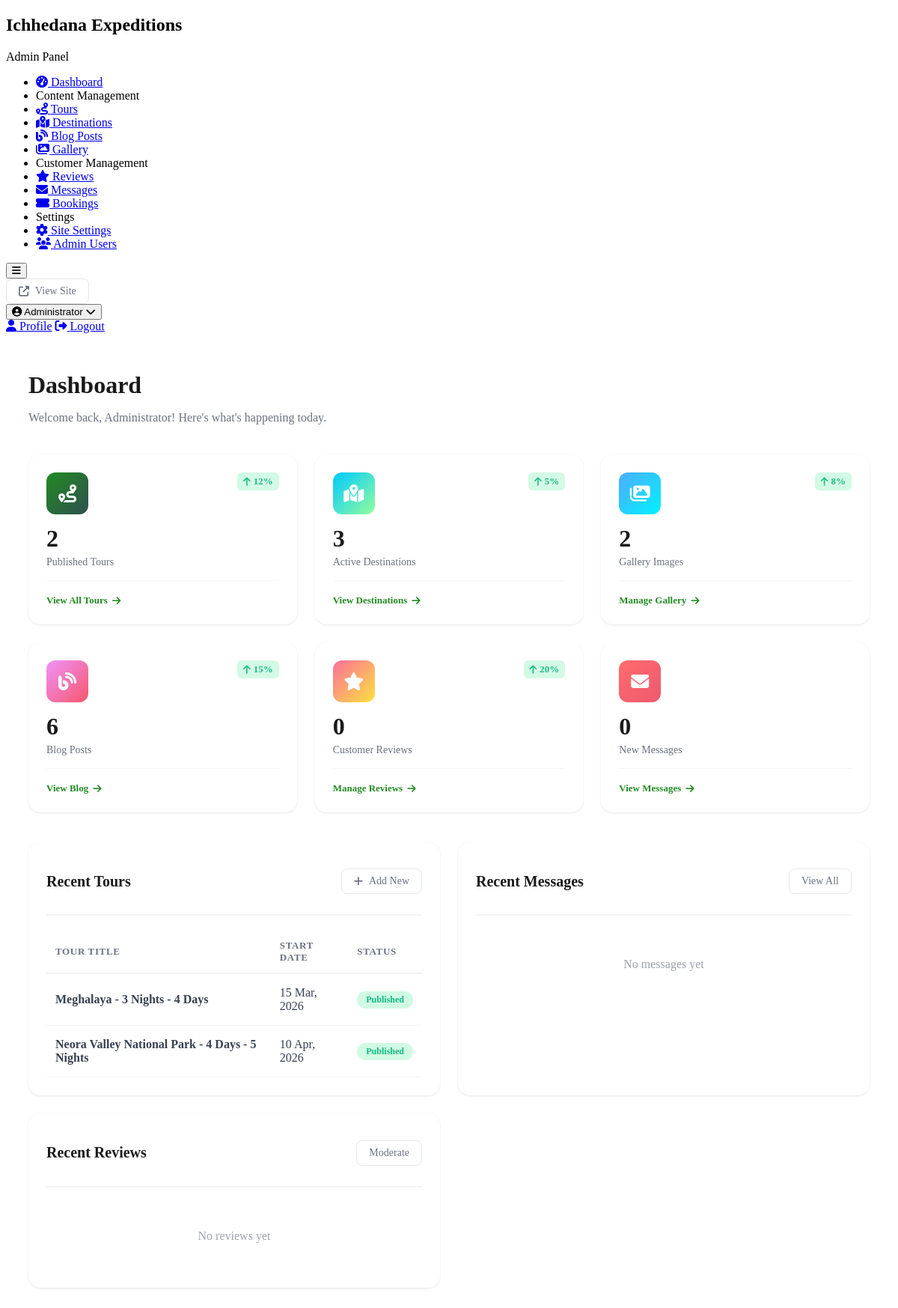
/admin/index.php (signed in), run on the app's committed database.
### tables this page shows
CREATE TABLE IF NOT EXISTS tours (
    id INT AUTO_INCREMENT PRIMARY KEY,
    title VARCHAR(255) NOT NULL,
    slug VARCHAR(300) UNIQUE NOT NULL,
    destination_id INT,
    short_description TEXT,
    full_description TEXT,
    itinerary TEXT,
    duration_days INT NOT NULL,
    duration_nights INT NOT NULL,
    start_date DATE,
    end_date DATE,
    price DECIMAL(10, 2),
    max_participants INT DEFAULT 10,
    difficulty_level ENUM('easy', 'moderate', 'challenging') DEFAULT 'moderate',
    included_services TEXT,
    excluded_services TEXT,
    accommodation_details TEXT,
    photography_highlights TEXT,
    featured_image VARCHAR(255),
    gallery_images TEXT,
    meta_title VARCHAR(255),
    meta_description TEXT,
    meta_keywords VARCHAR(255),
    status ENUM('published', 'draft', 'archived') DEFAULT 'draft',
    featured BOOLEAN DEFAULT FALSE,
    display_order INT DEFAULT 0,
    created_at TIMESTAMP DEFAULT CURRENT_TIMESTAMP,
    updated_at TIMESTAMP DEFAULT CURRENT_TIMESTAMP ON UPDATE CURRENT_TIMESTAMP,
    FOREIGN KEY (destination_id) REFERENCES destinations(id) ON DELETE SET NULL
);

### includes/functions.php (called while the page is built, shortened)
<?php
function formatDate($date, $format = DATE_FORMAT) {
    return date($format, strtotime($date));
}
function getLoggedInUser() {
    return $_SESSION[ADMIN_SESSION_KEY] ?? null;
}

### admin/index.php (the view, shortened to what this page needs)
<?php
require_once __DIR__ . '/../includes/functions.php';
require_once __DIR__ . '/includes/admin-header.php';
$db = Database::getInstance()->getConnection();
$stats = [];
$stats['tours'] = $db->query("SELECT COUNT(*) as count FROM tours WHERE status = 'published'")->fetch()['count'];
$stats['all_tours'] = $db->query("SELECT COUNT(*) as count FROM tours")->fetch()['count'];
$stats['destinations'] = $db->query("SELECT COUNT(*) as count FROM destinations WHERE status = 'published'")->fetch()['count'];
$stats['blog_posts'] = $db->query("SELECT COUNT(*) as count FROM blog_posts WHERE status = 'published'")->fetch()['count'];
$stats['gallery_images'] = $db->query("SELECT COUNT(*) as count FROM gallery WHERE status = 'published'")->fetch()['count'];
$stats['reviews'] = $db->query("SELECT COUNT(*) as count FROM reviews WHERE status = 'approved'")->fetch()['count'];
$stats['pending_reviews'] = $db->query("SELECT COUNT(*) as count FROM reviews WHERE status = 'pending'")->fetch()['count'];
$stats['contact_messages'] = $db->query("SELECT COUNT(*) as count FROM contact_messages WHERE status = 'new'")->fetch()['count'];
$stats['total_bookings'] = $db->query("SELECT COUNT(*) as count FROM tour_bookings")->fetch()['count'];
$recentTours = $db->query("SELECT * FROM tours ORDER BY created_at DESC LIMIT 5")->fetchAll();
$recentMessages = $db->query("SELECT * FROM contact_messages ORDER BY created_at DESC LIMIT 5")->fetchAll();
$recentReviews = $db->query("SELECT * FROM reviews ORDER BY created_at DESC LIMIT 5")->fetchAll();
?>
<div class="admin-content">
    <div class="content-header">
        <h1>Dashboard</h1>
        <p>Welcome back, <?php echo htmlspecialchars(getLoggedInUser()['full_name']); ?>! Here's what's happening today.</p>
    </div>
    <div class="stats-grid">
        <div class="stat-card">
            <div class="stat-card-header">
                <div class="stat-icon gradient-blue">
                    <i class="fas fa-route"></i>
                </div>
                <div class="stat-trend up">
                    <i class="fas fa-arrow-up"></i> 12%
                </div>
            </div>
            <div class="stat-content">
                <div class="stat-number"><?php echo $stats['tours']; ?></div>
                <div class="stat-label">Published Tours</div>
            </div>
            <div class="stat-footer">
                <a href="<?php echo ADMIN_URL; ?>/tours.php" class="stat-link">
                    View All Tours <i class="fas fa-arrow-right"></i>
                </a>
            </div>
        </div>
        <div class="stat-card">
            <div class="stat-card-header">
                <div class="stat-icon gradient-green">
                    <i class="fas fa-map-marked-alt"></i>
                </div>
                <div class="stat-trend up">
                    <i class="fas fa-arrow-up"></i> 5%
                </div>
            </div>
            <div class="stat-content">
                <div class="stat-number"><?php echo $stats['destinations']; ?></div>
                <div class="stat-label">Active Destinations</div>
            </div>
            <div class="stat-footer">
                <a href="<?php echo ADMIN_URL; ?>/destinations.php" class="stat-link">
                    View Destinations <i class="fas fa-arrow-right"></i>
                </a>
            </div>
        </div>
        <div class="stat-card">
            <div class="stat-card-header">
                <div class="stat-icon gradient-purple">
                    <i class="fas fa-images"></i>
                </div>
                <div class="stat-trend up">
                    <i class="fas fa-arrow-up"></i> 8%
                </div>
            </div>
            <div class="stat-content">
                <div class="stat-number"><?php echo $stats['gallery_images']; ?></div>
                <div class="stat-label">Gallery Images</div>
            </div>
            <div class="stat-footer">
                <a href="<?php echo ADMIN_URL; ?>/gallery.php" class="stat-link">
                    Manage Gallery <i class="fas fa-arrow-right"></i>
                </a>
            </div>
        </div>
        <div class="stat-card">
            <div class="stat-card-header">
                <div class="stat-icon gradient-orange">
                    <i class="fas fa-blog"></i>
                </div>
                <div class="stat-trend up">
                    <i class="fas fa-arrow-up"></i> 15%
                </div>
            </div>
            <div class="stat-content">
                <div class="stat-number"><?php echo $stats['blog_posts']; ?></div>
                <div class="stat-label">Blog Posts</div>
            </div>
            <div class="stat-footer">
                <a href="<?php echo ADMIN_URL; ?>/blog-posts.php" class="stat-link">
                    View Blog <i class="fas fa-arrow-right"></i>
                </a>
            </div>
        </div>
        <div class="stat-card">
            <div class="stat-card-header">
                <div class="stat-icon gradient-pink">
                    <i class="fas fa-star"></i>
                </div>
                <div class="stat-trend up">
                    <i class="fas fa-arrow-up"></i> 20%
                </div>
            </div>
            <div class="stat-content">
                <div class="stat-number"><?php echo $stats['reviews']; ?></div>
                <div class="stat-label">Customer Reviews</div>
            </div>
            <div class="stat-footer">
                <a href="<?php echo ADMIN_URL; ?>/reviews.php" class="stat-link">
                    Manage Reviews <i class="fas fa-arrow-right"></i>
                </a>
            </div>
        </div>
        <div class="stat-card">
            <div class="stat-card-header">
                <div class="stat-icon gradient-red">
                    <i class="fas fa-envelope"></i>
                </div>
            </div>
            <div class="stat-content">
                <div class="stat-number"><?php echo $stats['contact_messages']; ?></div>
                <div class="stat-label">New Messages</div>
            </div>
            <div class="stat-footer">
                <a href="<?php echo ADMIN_URL; ?>/messages.php" class="stat-link">
                    View Messages <i class="fas fa-arrow-right"></i>
                </a>
            </div>
        </div>
    </div>
    <div class="dashboard-grid">
        <div class="dashboard-section">
            <div class="section-header">
                <h2>Recent Tours</h2>
                <a href="<?php echo ADMIN_URL; ?>/tours.php" class="btn btn-outline">
                    <i class="fas fa-plus"></i> Add New
                </a>
            </div>
            <div class="table-responsive">
                <table class="table">
                    <thead>
                        <tr>
                            <th>Tour Title</th>
                            <th>Start Date</th>
                            <th>Status</th>
                        </tr>
                    </thead>
                    <tbody>
                        <?php if (!empty($recentTours)): ?>
                            <?php foreach ($recentTours as $tour): ?>
                            <tr>
                                <td><strong><?php echo htmlspecialchars($tour['title']); ?></strong></td>
                                <td><?php echo formatDate($tour['start_date']); ?></td>
                                <td><span class="badge badge-<?php echo $tour['status'] == 'published' ? 'success' : 'warning'; ?>"><?php echo ucfirst($tour['status']); ?></span></td>
                            </tr>
                            <?php endforeach; ?>
                        <?php else: ?>
                            <tr><td colspan="3" style="text-align: center; color: #9ca3af;">No tours yet</td></tr>
                        <?php endif; ?>
                    </tbody>
                </table>
            </div>
        </div>
        <div class="dashboard-section">
            <div class="section-header">
                <h2>Recent Messages</h2>
                <a href="<?php echo ADMIN_URL; ?>/messages.php" class="btn btn-outline">
                    View All
                </a>
            </div>
            <div class="messages-list">
                <?php if (!empty($recentMessages)): ?>
                    <?php foreach ($recentMessages as $message): ?>
                    <div class="message-item <?php echo $message['status'] == 'new' ? 'unread' : ''; ?>">
                        <div class="message-header">
                            <strong><?php echo htmlspecialchars($message['name']); ?></strong>
                            <span class="message-date"><?php echo formatDate($message['created_at'], DATETIME_FORMAT); ?></span>
                        </div>
                        <p class="message-preview"><?php echo truncateText($message['message'], 100); ?></p>
                    </div>
                    <?php endforeach; ?>
                <?php else: ?>
                    <p style="text-align: center; color: #9ca3af; padding: 20px;">No messages yet</p>
                <?php endif; ?>
            </div>
        </div>
        <div class="dashboard-section">
            <div class="section-header">
                <h2>Recent Reviews</h2>
                <a href="<?php echo ADMIN_URL; ?>/reviews.php" class="btn btn-outline">
                    Moderate
                </a>
            </div>
            <div class="messages-list">
                <?php if (!empty($recentReviews)): ?>
                    <?php foreach ($recentReviews as $review): ?>
                    <div class="review-item">
                        <div class="review-header-new">
                            <div class="review-avatar">
                                <?php echo strtoupper(substr($review['customer_name'], 0, 1)); ?>
                            </div>
                            <div class="review-info">
                                <h4><?php echo htmlspecialchars($review['customer_name']); ?></h4>
                                <div class="review-rating">
                                    <?php for ($i = 0; $i < $review['rating']; $i++): ?>
                                        <i class="fas fa-star"></i>
                                    <?php endfor; ?>
                                </div>
                            </div>
                        </div>
                        <p class="review-text"><?php echo truncateText($review['review_text'], 120); ?></p>
                    </div>
                    <?php endforeach; ?>
                <?php else: ?>
                    <p style="text-align: center; color: #9ca3af; padding: 20px;">No reviews yet</p>
                <?php endif; ?>
            </div>
        </div>
    </div>
</div>
<?php require_once __DIR__ . '/includes/admin-footer.php'; ?>

### admin/index.php (style rules this page uses)
.admin-content { padding: 30px; }
.content-header { margin-bottom: 40px; }
.content-header h1 { font-size: 32px; font-weight: 700; color: #1a1a1a; margin-bottom: 8px; }
.content-header p { font-size: 16px; color: #6b7280; }
.stats-grid { display: grid; grid-template-columns: repeat(auto-fit, minmax(280px, 1fr)); gap: 24px; margin-bottom: 40px; }
.stat-card { background: white; border-radius: 16px; padding: 24px; box-shadow: 0 1px 3px rgba(0, 0, 0, 0.1); transition: all 0.3s; position: relative; overflow: hidden; }
.stat-card::before { content: ''; position: absolute; top: 0; right: 0; width: 100px; height: 100px; background: linear-gradient(135deg, rgba(255,255,255,0.1), rgba(255,255,255,0)); border-radius: 50%; transform: translate(30%, -30%); }
.stat-card-header { display: flex; justify-content: space-between; align-items: flex-start; margin-bottom: 16px; }
.stat-icon { width: 56px; height: 56px; border-radius: 12px; display: flex; align-items: center; justify-content: center; font-size: 24px; color: white; }
.stat-icon.gradient-blue { background: linear-gradient(135deg, #228B22 0%, #2F4F4F 100%); }
.stat-icon.gradient-green { background: linear-gradient(135deg, #00c9ff 0%, #92fe9d 100%); }
.stat-icon.gradient-orange { background: linear-gradient(135deg, #f093fb 0%, #f5576c 100%); }
.stat-icon.gradient-purple { background: linear-gradient(135deg, #4facfe 0%, #00f2fe 100%); }
.stat-icon.gradient-pink { background: linear-gradient(135deg, #fa709a 0%, #fee140 100%); }
.stat-icon.gradient-red { background: linear-gradient(135deg, #ff6b6b 0%, #ee5a6f 100%); }
.stat-trend { display: flex; align-items: center; gap: 4px; font-size: 13px; padding: 4px 8px; border-radius: 6px; font-weight: 600; }
.stat-trend.up { color: #10b981; background: #d1fae5; }
.stat-content { margin-top: 12px; }
.stat-number { font-size: 32px; font-weight: 700; color: #1a1a1a; line-height: 1; margin-bottom: 8px; }
.stat-label { font-size: 14px; color: #6b7280; font-weight: 500; }
.stat-footer { margin-top: 16px; padding-top: 16px; border-top: 1px solid #f3f4f6; }
.stat-link { display: inline-flex; align-items: center; gap: 6px; font-size: 13px; font-weight: 600; color: #228B22; text-decoration: none; transition: gap 0.3s; }
.dashboard-grid { display: grid; grid-template-columns: repeat(auto-fit, minmax(500px, 1fr)); gap: 24px; }
.dashboard-section { background: white; border-radius: 16px; padding: 24px; box-shadow: 0 1px 3px rgba(0, 0, 0, 0.1); }
.section-header { display: flex; justify-content: space-between; align-items: center; margin-bottom: 20px; padding-bottom: 16px; border-bottom: 2px solid #f3f4f6; }
.section-header h2 { font-size: 20px; font-weight: 700; color: #1a1a1a; }
.table { width: 100%; border-collapse: collapse; }
.table thead th { text-align: left; font-size: 13px; font-weight: 600; color: #6b7280; text-transform: uppercase; letter-spacing: 0.05em; padding: 12px; border-bottom: 2px solid #f3f4f6; }
.table tbody td { padding: 16px 12px; border-bottom: 1px solid #f3f4f6; color: #374151; }
.badge { display: inline-block; padding: 4px 12px; border-radius: 12px; font-size: 12px; font-weight: 600; }
.badge-success { background: #d1fae5; color: #10b981; }
.messages-list { display: flex; flex-direction: column; gap: 12px; }
.btn { display: inline-flex; align-items: center; gap: 8px; padding: 8px 16px; border-radius: 8px; font-size: 14px; font-weight: 500; text-decoration: none; transition: all 0.3s; border: none; cursor: pointer; }
.btn-outline { background: transparent; border: 1.5px solid #e5e7eb; color: #6b7280; }

### data on the page
tours: title "Meghalaya - 3 Nights - 4 Days", start_date "15 Mar, 2026", status "Published"
tours: title "Neora Valley National Park - 4 Days - 5 Nights", start_date "10 Apr, 2026", status "Published"

### other printed values
SITE_NAME "Ichhedana Expeditions"
$admin_user['full_name'] "Administrator"
getLoggedInUser()['full_name'] "Administrator"
$stats['tours'] "2"
$stats['destinations'] "3"
$stats['gallery_images'] "2"
$stats['blog_posts'] "6"
$stats['reviews'] "0"
$stats['contact_messages'] "0"
